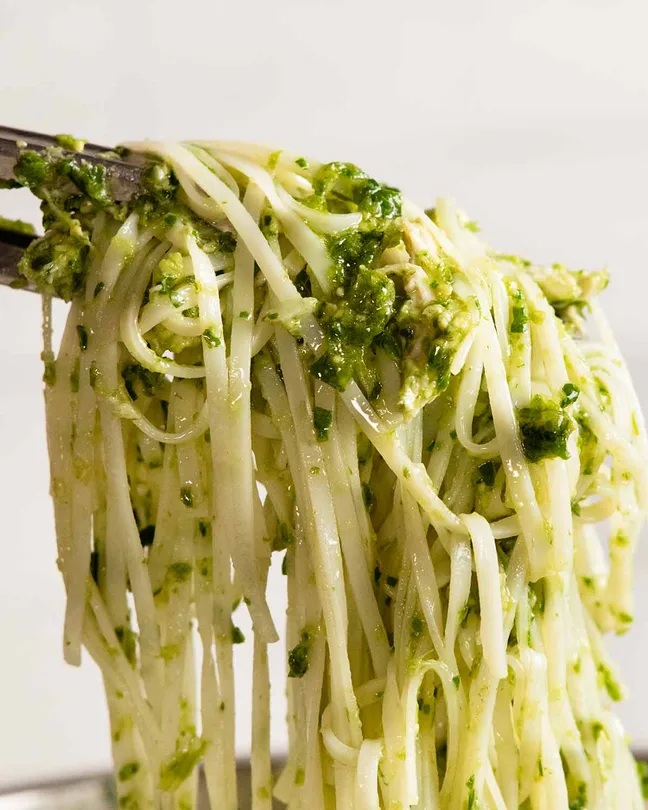
#> input picture 01_Image_Basics/images/noodles.webp, 648 x 810 px, found by its file name
$ python L6.py
#> lines starting #> are read from the running program, lines starting #| are printed output that depends on the picture
#Task 1
# Load an image.
# Print its shape.
import cv2
import matplotlib.pyplot as plt

img = cv2.imread("01_Image_Basics/images/noodles.webp")
#> img is the input picture: shape (810, 648, 3); mean B, G, R 131.6, 181, 190.5
img = cv2.cvtColor(img, cv2.COLOR_BGR2RGB)

print(img.shape)
#| (810, 648, 3)

# Task 2
# Create
# Original
# Bright (+50)
# Dark (-50)
# Display all together.


bright = cv2.convertScaleAbs(
    img,
    alpha=1,
    beta=50
)
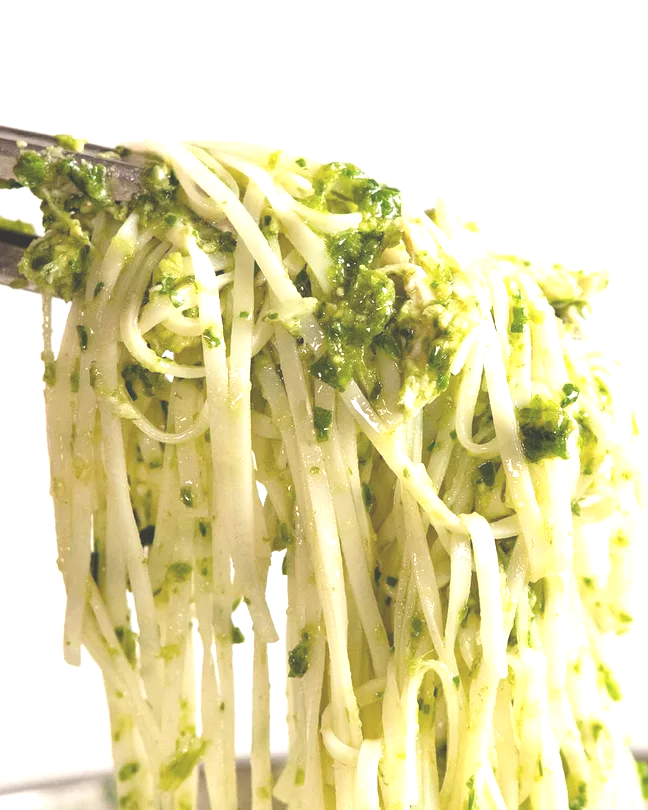
#> bright: shape (810, 648, 3); mean R, G, B 226, 219.4, 174.4

dark = cv2.convertScaleAbs(
    img,
    alpha=1,
    beta=-50
)
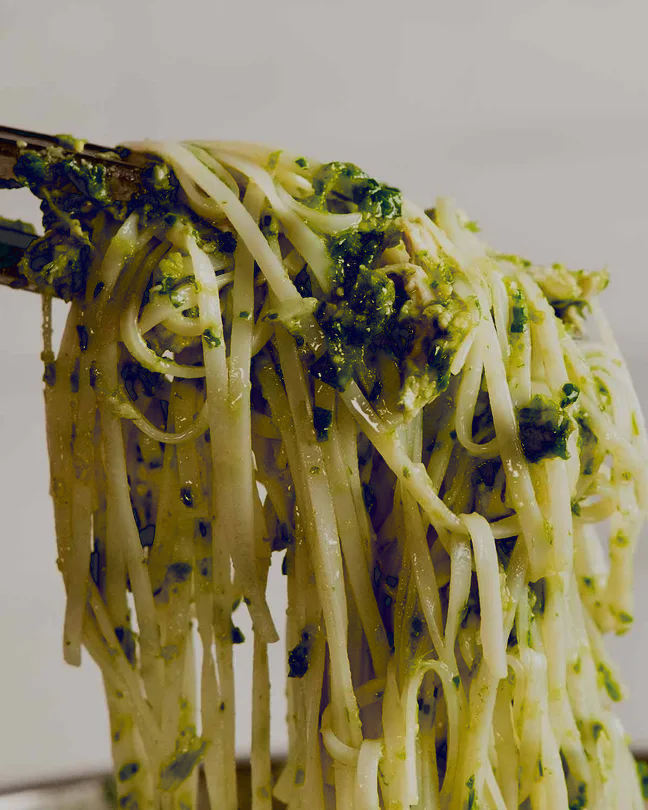
#> dark: shape (810, 648, 3); mean R, G, B 141.1, 131.6, 96.3

plt.figure(figsize=(12,4))

plt.subplot(1,3,1)
plt.imshow(img)
plt.title("Original")
plt.axis("off")

plt.subplot(1,3,2)
plt.imshow(bright)
plt.title("Bright")
plt.axis("off")

plt.subplot(1,3,3)
plt.imshow(dark)
plt.title("Dark")
plt.axis("off")

plt.show()

# Task 3
# Create
# Low contrast
# High contrast
# Display all together.

high = cv2.convertScaleAbs(
    img,
    alpha=1.8,
    beta=0
)
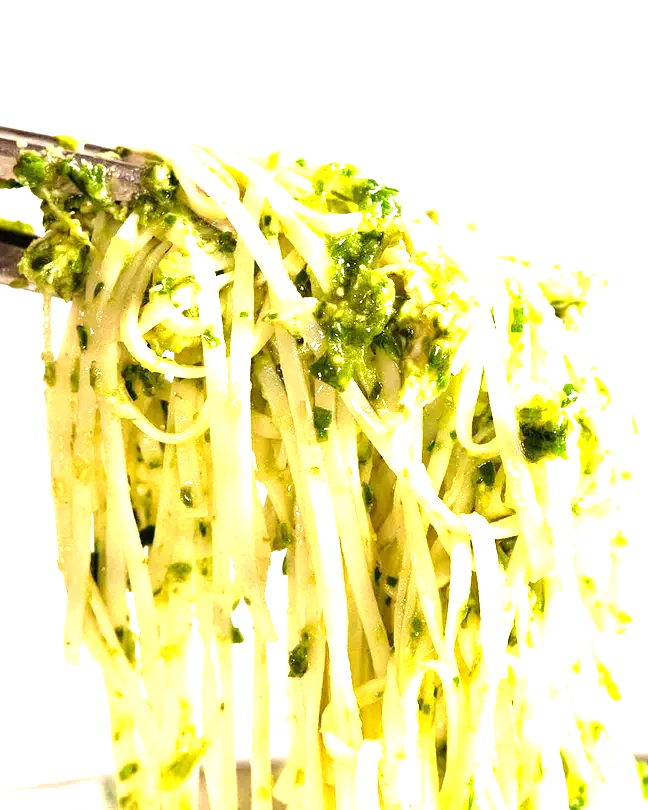
#> high: shape (810, 648, 3); mean R, G, B 240.7, 236.4, 176.7

low = cv2.convertScaleAbs(
    img,
    alpha=0.5,
    beta=0
)
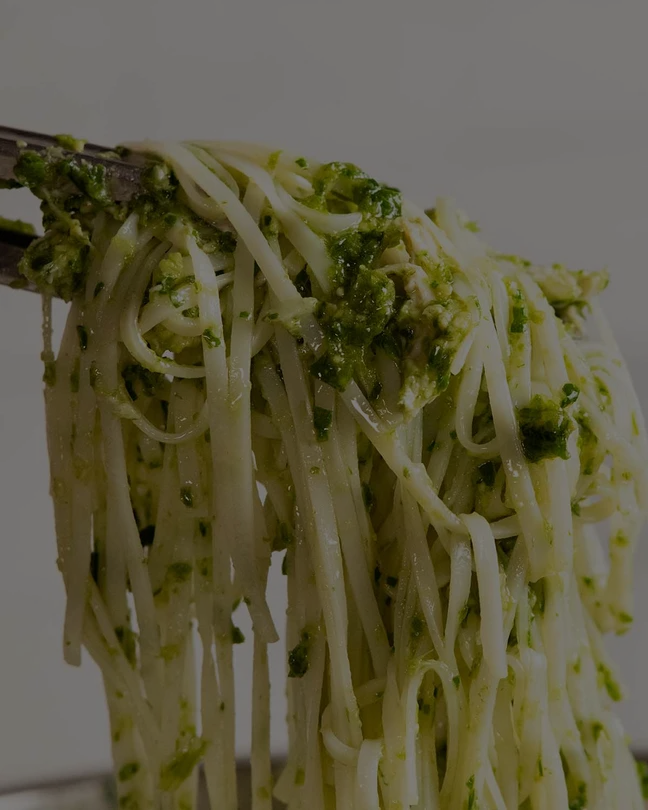
#> low: shape (810, 648, 3); mean R, G, B 95.3, 90.5, 65.8
plt.figure(figsize=(12,4))

plt.subplot(1,3,1)
plt.imshow(img)
plt.title("Original")
plt.axis("off")

plt.subplot(1,3,2)
plt.imshow(high)
plt.title("High Contrast")
plt.axis("off")

plt.subplot(1,3,3)
plt.imshow(low)
plt.title("Low Contrast")
plt.axis("off")
plt.show()
# Task 4
# Convert to grayscale.
# Plot its histogram.
gray = cv2.cvtColor(img, cv2.COLOR_RGB2GRAY)
plt.figure(figsize=(8,5))
plt.hist(
    gray.ravel(),
    bins=256,
    range=(0,256)
)
plt.title("Histogram")
plt.xlabel("Pixel Intensity")
plt.ylabel("Frequency")
plt.show()
#> figure, not shown here; tallest bar 37061 high, from x = 231 to 232
# Task 5
# Apply
# Histogram Equalization
# CLAHE
# Display
equalized = cv2.equalizeHist(gray)
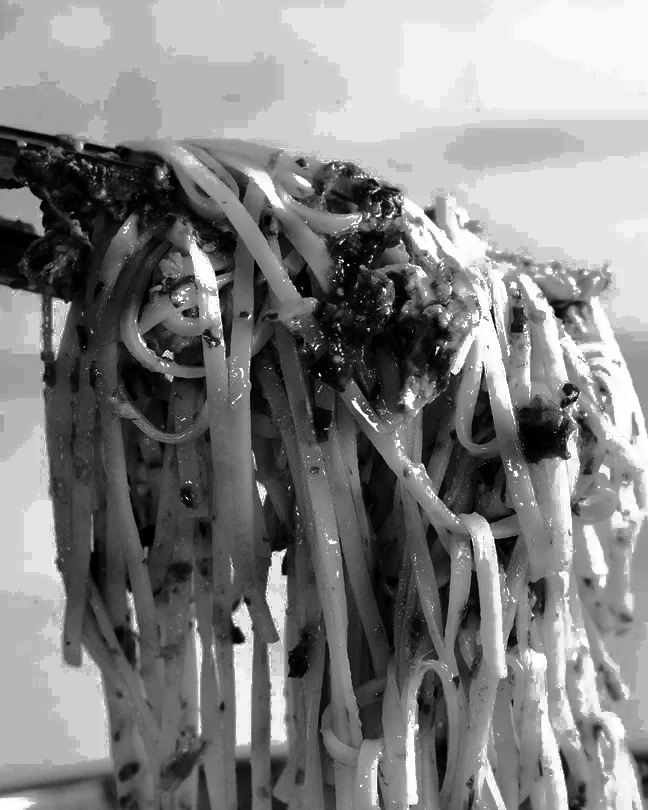
#> equalized: shape (810, 648); min 0, max 255, mean 130
plt.figure(figsize=(10,4))
clahe = cv2.createCLAHE(
    clipLimit=2.0,
    tileGridSize=(8,8)
)
clahe_img = clahe.apply(gray)
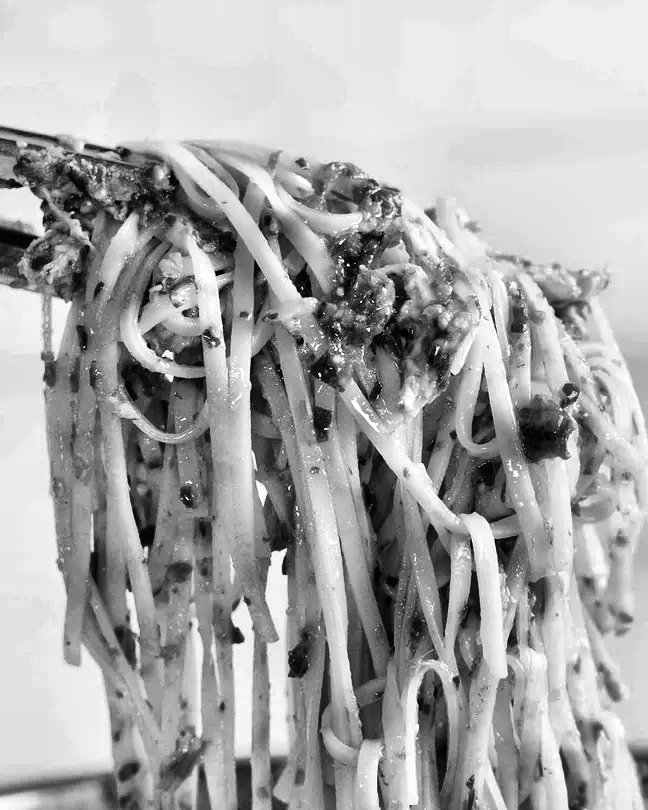
#> clahe_img: shape (810, 648); min 0, max 255, mean 169
plt.figure(figsize=(12,4))
plt.subplot(1,3,1)
plt.imshow(gray,cmap="gray")
plt.title("Original")
plt.subplot(1,3,2)
plt.imshow(equalized,cmap="gray")
plt.title("Equalized")
plt.subplot(1,3,3)
plt.imshow(clahe_img,cmap="gray")
plt.title("CLAHE")
plt.show()
# Task 6
# Plot histograms for
# Original grayscale
# Equalized image
# CLAHE image
# Compare them.

plt.figure(figsize=(12,4))
plt.subplot(1,3,1)
plt.hist(
    gray.ravel(),
    bins=256,
    range=(0,256)
)
plt.title("Original")
plt.subplot(1,3,2)
plt.hist(
    equalized.ravel(),
    bins=256,
    range=(0,256)
)
plt.title("Equalized")
plt.subplot(1,3,3)
plt.hist(
    clahe_img.ravel(),
    bins=256,
    range=(0,256)
)
plt.title("CLAHE")
plt.show()
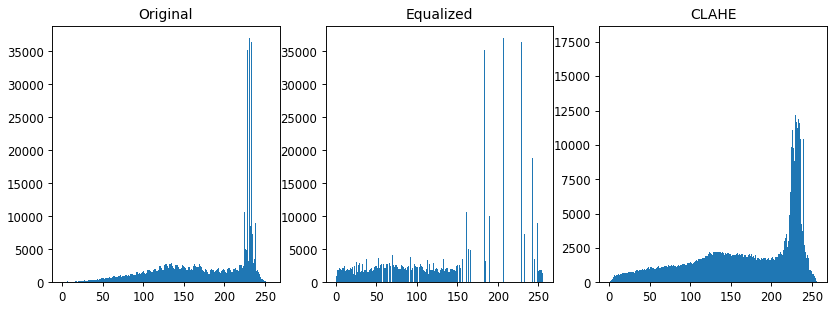
#> figure drawn by matplotlib, 3 panels; panel 1: tallest bar 37061 high, from x = 231 to 232; panel 2: tallest bar 37061 high, from x = 207 to 208; panel 3: tallest bar 17783 high, from x = 230 to 231
